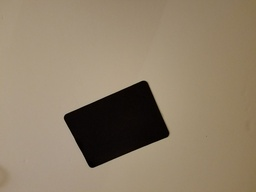
#> input picture Parallelogram Detection/image-set/Image_1.jpg, 256 x 192 px, shrunk from 1008 x 756 before the run
$ python ParallelogramDetection.py image-set/Image_1.jpg
#> lines starting #> are read from the running program, lines starting #| are printed output that depends on the picture; after the words box and inside, x2 and y2 are one past the last pixel; in counts of white or black regions, pixels touching at a corner belong together
#importing the libraries to be used
#PIL is the library used for the built-in functions to read, show an image
#numpy library is used for the matrix related basic operations
#math is used for gradient calculation
import sys
import math
from PIL import Image, ImageDraw
import numpy as np

#convert RGB image to Gray Level Image
#function returns the converted gray image object
def convertToGrayLevel(image_object):
    #width and height of image from the size function of PIL library
    width , height = image_object.size
    #Creating a new Image object for Gray Image. Here 'L' is the mode denoting the 8 bit pixel value
    grayLevelImage = Image.new("L",(width,height))
    #To convert the image to gray, parse all the pixels of the RGB image and apply the luminance formula to get the gray level pixel value
    for i in range(0,width):
        for j in range(0,height):
            R,G,B = image_object.getpixel((i,j))
            #getpixel fuction is used to get the value of corresponding (i,j) pixel value
            #luminance is calculated as R*0.30 + G*0.59 + B*0.11
            luminance = 0.30 * R + 0.59 * G + 0.11 * B
            #the corresponding pixel in the image would have the graylevel value as determined by luminance
            #putpixel fuction is used to put the value in corresponding (i,j) pixel value
            grayLevelImage.putpixel((i,j),int(luminance))
    #return the object of Gray Image for further processing
    return grayLevelImage


#smooth the image by applying mean filter of mask 3*3
#Take the input as object of gray image obtained above
#function returns smoothed image
def smoothImage(grayLevelImage):
    for i in range(1,grayLevelImage.size[0]-1) :
        for j in range(1,grayLevelImage.size[1]-1):
            #mean filter is the sum of all the 9 (3*3 mask) pixel values divide by 9
            mean_value = (grayLevelImage.getpixel((i-1,j-1))+grayLevelImage.getpixel((i-1,j))+grayLevelImage.getpixel((i-1,j+1))+grayLevelImage.getpixel((i,j-1))+grayLevelImage.getpixel((i,j))+grayLevelImage.getpixel((i,j+1))+grayLevelImage.getpixel((i+1,j-1))+grayLevelImage.getpixel((i+1,j))+grayLevelImage.getpixel((i+1,j+1)))/9
            grayLevelImage.putpixel((i,j),int(mean_value))
    return grayLevelImage


#finding the gradient magnitude and gradient angle at each pixel point by applying the sobel operator
#function returns the image after applying sobel operator, gradientAngles
def SobelOperator(smoothedImage):
    #Initialize all the values of 2-D graidientAngles array to 0
    gradientAngles = np.zeros(shape = (smoothedImage.size))
    #Creating the object for Sobel Image
    sobelMagnitudeImage = Image.new('L',(smoothedImage.size))
    #Initialize all the values of 2-D magnitude array to 0
    magnitude = np.zeros((smoothedImage.size[0], smoothedImage.size[1]),dtype = np.uint64)
    min_grad = 0
    max_grad = 0
    #Applying the sobel mask to the smooth image
    for i in range(1,smoothedImage.size[0]-1):
        for j in range(1,smoothedImage.size[1]-1):
            gradient_x = (-1)*smoothedImage.getpixel((i-1,j-1)) + (-2)*smoothedImage.getpixel((i,j-1)) + (-1)*smoothedImage.getpixel((i+1,j-1)) + smoothedImage.getpixel((i-1,j+1)) + (2)*smoothedImage.getpixel((i,j+1)) + smoothedImage.getpixel((i+1,j+1))
            gradient_y = smoothedImage.getpixel((i-1,j-1)) + (2)*smoothedImage.getpixel((i-1,j)) + smoothedImage.getpixel((i-1,j+1)) + (-1)*smoothedImage.getpixel((i+1,j-1)) + (-2)*smoothedImage.getpixel((i+1,j)) + (-1)*smoothedImage.getpixel((i+1,j+1))
            magnitude[i][j] = math.sqrt(gradient_x*gradient_x + gradient_y*gradient_y)
            min_grad = min(min_grad,magnitude[i][j])
            max_grad = max(max_grad,magnitude[i][j])
            if gradient_x == 0:
                gradientAngles[i,j] = 90
            else:
                gradientAngles[i,j] = math.degrees(math.atan(gradient_y/gradient_x))
    #normalizing the Gradient magnitude to obtain the Normalized Gradient Magnitude
    mag_norm=np.zeros((smoothedImage.size[0], smoothedImage.size[1]),dtype = np.uint64)
    for i in range(1,smoothedImage.size[0]):
        for j in range(1,smoothedImage.size[1]):
            mag_norm[i][j]=((magnitude[i][j]-min_grad)/(max_grad-min_grad))*255
            sobelMagnitudeImage.putpixel((i,j),int(mag_norm[i][j]))
    return sobelMagnitudeImage,gradientAngles


#Applying angle quantization method to thin the lines(non maxima suppression)
#taking the input as the gradientAngles obtained above in the sobel
#function returns the quantized angles
def quantizeAngles(gradientAngles):
    for i in range(0,gradientAngles.shape[0]):
        for j in range(0,gradientAngles.shape[1]):
            #defining the sector in which the pixel lies
            if -22.5 <= gradientAngles[i,j] < 22.5 :
                gradientAngles[i,j] = 0
            elif 22.5 <= gradientAngles[i,j] < 67.5 :
                gradientAngles[i,j] = 1
            elif 67.5 <= gradientAngles[i,j] <= 90 or -90 <= gradientAngles[i,j] <=-67.5:
                gradientAngles[i,j] = 2
            elif -67.5 < gradientAngles[i,j] < -22.5 :
                gradientAngles[i,j] = 3
    return gradientAngles


#perform non maxima suppression by using the quantized angles
#if the value of center pixel is greater than the pixel value along the gradient line than keep that value else assign that pixel to value 0
#function returns the image with thinned edges
def nonMaximaSuppression(sobelMagnitudeImage,quantizeAngles):
    for i in range(1,sobelMagnitudeImage.size[0]-1):
        for j in range(1,sobelMagnitudeImage.size[1]-1):
            if quantizeAngles[i,j] == 0:
                if sobelMagnitudeImage.getpixel((i,j)) < sobelMagnitudeImage.getpixel((i,j-1)) or sobelMagnitudeImage.getpixel((i,j)) < sobelMagnitudeImage.getpixel((i,j+1)):
                    sobelMagnitudeImage.putpixel((i,j),0)
            elif quantizeAngles[i,j] == 1 :
                if sobelMagnitudeImage.getpixel((i,j)) < sobelMagnitudeImage.getpixel((i-1,j+1)) or sobelMagnitudeImage.getpixel((i,j)) < sobelMagnitudeImage.getpixel((i+1,j-1)):
                    sobelMagnitudeImage.putpixel((i,j),0)
            elif quantizeAngles[i,j] == 2 :
                if sobelMagnitudeImage.getpixel((i,j)) < sobelMagnitudeImage.getpixel((i-1,j)) or sobelMagnitudeImage.getpixel((i,j)) < sobelMagnitudeImage.getpixel((i+1,j)):
                    sobelMagnitudeImage.putpixel((i,j),0)
            elif quantizeAngles[i,j] == 3 :
                if sobelMagnitudeImage.getpixel((i,j)) < sobelMagnitudeImage.getpixel((i-1,j-1)) or sobelMagnitudeImage.getpixel((i,j)) < sobelMagnitudeImage.getpixel((i+1,j+1)):
                    sobelMagnitudeImage.putpixel((i,j),0)
    return sobelMagnitudeImage


#Applying thresholding to convert the image to binary form
#Different threshold needs to be used for different image based on the desired output
#Threshold for, 'Test Image 1 = 115' ; 'Test Image 2 = 20'; 'Test Image 3 = 18'
#function returns the binary image
def binaryConversion(sobelMagnitudeImage):
    edgesAt = []
    #the input is sobelized image
    binaryImage = Image.new('L',(sobelMagnitudeImage.size))
    for i in range(0,sobelMagnitudeImage.size[0]):
        for j in range(0,sobelMagnitudeImage.size[1]):
            #for display purpose we can change the output and assign the foreground to be black (pixel value = 0) and background to be white (pixel value = 255)
            #below the foreground is considered to be white and background is considered to be black
            if sobelMagnitudeImage.getpixel((i,j)) <= 115:
                #identifying as background below threshold
                binaryImage.putpixel((i,j),0)
            else:
                binaryImage.putpixel((i,j),255)
                #identifying as foreground above threshold
                #the foreground pixels are saved in an array to be used for further processing
                edgesAt.append([i,j])
    return binaryImage, edgesAt


#rho ranges from -maximum distance to +maximumDistance with step size of 1. maximumDistance = sqrt(width*width + height*height)
#theta ranges from -90 to +90 and step size is 1
#function returns the accumulator array(parametric space) for hough transform
def formAccumulatorArray(edgesAt,binaryImage):
    maximumDistance = int(math.sqrt(binaryImage.size[0]**2 + binaryImage.size[1]**2))
    #thetas ranging from -90 to +90 and step size is 1
    thetas = [i for i in range(-90,91,1)]
    #Initializing accumulator with 0's
    accumulator = np.zeros((2*maximumDistance,len(thetas)),dtype = np.uint64)
    height = binaryImage.size[1]
    for x,y in edgesAt:
        #print("Edge points :",str(x),str(y))
        for theta in thetas:
            #converting degrees to radians
            radian = math.radians(theta)
            rho = int(x*math.cos(radian) + y*math.sin(radian))
            if -maximumDistance <= rho <= maximumDistance:
                accumulator[rho+maximumDistance,90+theta] +=1
    return accumulator,maximumDistance

#sorting the accumulator in reverse order
#taking the first 150 values from the accumulator array
#returning the indexes (rho, theta) based on the accumulator value chosen
def maxIndex(accumulator,theta):
    indexes = []
    reverseSorted = np.sort(np.ndarray.flatten(accumulator))[::-1]
    indexes =[]
    for i in range(0,len(reverseSorted[0:150])):
        val = reverseSorted[i]
        index=[(x,y) for x, row in enumerate(accumulator) for y, i in enumerate(row) if i == val]
        indexes.append(index)
    return indexes

#based on the above final_indexes, eliminating if not local maxima
#using 3*3 mask to identify the neighbouring pixels and suppress
#returns the final accumulator array with the suppressed values if not maxima
def changedAccumulator(accumulator,final_indexes):
    for k in range(0,len(final_indexes)):
        indexes = final_indexes[k]
        for l in range(0,len(indexes)):
            index = indexes[l]
            i = index[0]
            j = index[1]
            for x in range(i-1,i+1):
                for y in range(j-1,j+1):
                    if accumulator[i][j] > 0 and accumulator[i][j] > accumulator[x][y]:
                        accumulator[x][y] = 0
    return accumulator


#choosing the values greater than a particular threshold value
#returns the (rho,theta) value above a particular threshold
def getPeakValues(accumulator,maximumDistance):
    peakList = []
    thetas = [i for i in range(-90,91,1)]
    for i in range(0,accumulator.shape[0]):
        for j in range(0,accumulator.shape[1]):
            x = accumulator[i,j]
            if x > 100:
                peakList.append([i-maximumDistance,thetas[j]])
    return peakList

#eliminating the values which are near in rho's and thetas
#eliminating the redundant rho,theta
def removerepeatedLines(peakValues):
    redundantvalues = []
    for i in range(0,len(peakValues)-1):
        temp_i = peakValues[i]
        p_i = temp_i[0]
        t_i = temp_i[1]
        for j in range(i+1,len(peakValues)):
            temp_j = peakValues[j]
            p_j = temp_j[0]
            t_j = temp_j[1]
            if abs(p_i - p_j) < 15 and abs(t_i - t_j) < 4 :
                redundantvalues.append(peakValues[i])
    for i in range(0,len(redundantvalues)):
        if redundantvalues[i] in peakValues:
            peakValues.remove(redundantvalues[i])

    return peakValues


#it detects the edges of binary image
#whichever is satisfying the (rho, theta) equation take that and plot the line segments on the original colour image
def drawLineSegment(peakValues,binaryImage, image_object_for_line_segment_superimpose):
    pixelsAt = []
    for k in range(0,len(peakValues)):
        for i in range(0,binaryImage.size[0]):
            for j in range(0,binaryImage.size[1]):
                temp = peakValues[k]
                p = temp[0]
                t = math.radians(temp[1])
                if p == int(i*(math.cos(t)) + (j)*(math.sin(t))):
                    image_object_for_line_segment_superimpose.putpixel((i,j),(255,0,0))
                    pixelsAt.append([i,j])
    return image_object_for_line_segment_superimpose,pixelsAt


#it finds the coordinates of the intersecting points. These are not the coordinates of the parallelogram
#this function returns all the coordinates where the lines are intersecting
def findCoordinates(pixelsAt,peakValues):
    coordinate_points = []
    coordiantesAt =[]
    for i in range(0,len(pixelsAt)):
        pixel = pixelsAt[i]
        for k in range(0,len(peakValues)-1):
            temp_k = peakValues[k]
            p_k = temp_k[0]
            t_k = math.radians(temp_k[1])
            for l in range(k+1,len(peakValues)):
                temp_l = peakValues[l]
                p_l = temp_l[0]
                t_l = math.radians(temp_l[1])
                if p_k == int(pixel[0]*math.cos(t_k) + pixel[1]*math.sin(t_k)) and p_l == int(pixel[0]*math.cos(t_l) + pixel[1]*math.sin(t_l)):
                    coordinate_points.append(pixelsAt[i])
    for i in range(0,len(coordinate_points)):
        if coordinate_points[i] not in coordiantesAt:
            coordiantesAt.append(coordinate_points[i])
    return coordiantesAt


#finds the parallel lines having the same theta value
#approximation is taken with theta in some range consider that to be equal
#returns the rho,theta value in pair
def findParallel(peakValues):
    parallelLines = []
    for i in range(0,len(peakValues)-1):
        temp_i = peakValues[i]
        for j in range(i+1,len(peakValues)):
            temp_j = peakValues[j]
            if abs(temp_i[1] - temp_j[1]) < 7:
                parallelLines.append([peakValues[i],peakValues[j]])
    return parallelLines


#combine the theta having similar(nearly equal) values
#this is used in the parallelogram formation
#later, used to compare the theta values
def combineParallelLines(parallelLines):
    parallelTheta = []
    for i in range(len(parallelLines)):
        parallelTheta.append([])
        for j in range(len(parallelLines[i])):
            parallelTheta[i].append(parallelLines[i][j][1])
    return parallelTheta


#the coordinates found in above defination will return all intersecting lines coordinates
#using that find only those values which lie on parallel line
def pointsCorrespondingToParallel(parallelLines, coordinates):
    parallelCoordinateSet = {}
    for subList in parallelLines:
        for lines in subList:
            temp_theta = math.radians(lines[1])
            parallelCoordinateSet[lines[1]] = []
            for points in coordinates:
                #print int(points[0]*math.cos(temp_theta) + points[1]*math.sin(temp_theta))
                if (lines[0] == int(points[0]*math.cos(temp_theta) + points[1]*math.sin(temp_theta))):
                    parallelCoordinateSet[lines[1]].append([points[0], points[1]])
    return parallelCoordinateSet


def finalCoordinates(pointsCorrespondingToParallel, sameTheta):
    coordinates = []
    for theta in pointsCorrespondingToParallel:
        for i in range(len(pointsCorrespondingToParallel[theta])):
            first_coordinate = pointsCorrespondingToParallel[theta][i]
            x1 = first_coordinate[0]
            y1 = first_coordinate[1]
            for j in range(len(sameTheta)):
                if theta in sameTheta[j]:
                    for other_thetas in sameTheta[j]:
                        if other_thetas!= theta:
                            for k in range(len(pointsCorrespondingToParallel[other_thetas])):
                                second_coordinate = pointsCorrespondingToParallel[other_thetas][k]
                                x2 = second_coordinate[0]
                                y2 = second_coordinate[1]
                                angle = int(math.degrees(math.atan2((y2-y1),(x2-x1))))
                                if angle<0:
                                    angle = angle + 90
                                else:
                                    angle = angle - 90
                                if angle in pointsCorrespondingToParallel:
                                    coordinates.append([first_coordinate,second_coordinate])
    return coordinates

def drawParallelogram(coordinates, image_object_for_parallelogram_superimpose):
    draw = ImageDraw.Draw(image_object_for_parallelogram_superimpose)
    for segmentCoordinate in coordinates:
        draw.line((segmentCoordinate[0][0],segmentCoordinate[0][1],segmentCoordinate[1][0],segmentCoordinate[1][1]), fill = 128, width = 1)
    #image_object_for_parallelogram_superimpose.save("---PATH TO SAVE THE FILE---", "JPEG")
    image_object_for_parallelogram_superimpose.show()


if __name__ == "__main__":
    image_object = Image.open(sys.argv[1])
#> image_object is the input picture: PIL image 256x192 RGB; mean R, G, B 143.7, 128, 105.6
    image_object_for_line_segment_superimpose = Image.open(sys.argv[1])
    image_object_for_parallelogram_superimpose = Image.open(sys.argv[1])
    grayLevelImage = convertToGrayLevel(image_object)
#> after the loop in convertToGrayLevel, `for i in range(0,width):`:
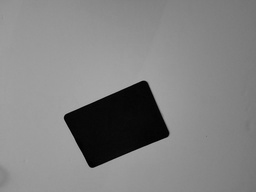
#> grayLevelImage: PIL image 256x192 L; min 0, max 175, mean 129.9
    smoothedImage = smoothImage(grayLevelImage)
    sobelMagnitudeImage,gradientAngles = SobelOperator(smoothedImage)
#> after the loop in SobelOperator, `for i in range(1,smoothedImage.size[0]-1):`:
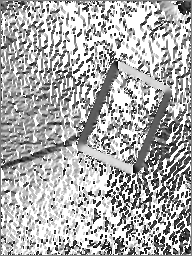
#> gradientAngles: shape (256, 192) float64; min -87.51, max 90, mean 33.1; drawn with min black and max white
#> after the loop in SobelOperator, `for i in range(1,smoothedImage.size[0]-1):`:
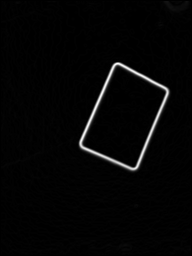
#> magnitude: shape (256, 192) uint64; min 0, max 433, mean 9.6; drawn with min black and max white
    #sobelMagnitudeImage.show()
    #sobelMagnitudeImage.save("---PATH TO SAVE THE FILE---", "JPEG")
    quantizedGradientAngles = quantizeAngles(gradientAngles)
#> after the loop in quantizeAngles, `for i in range(0,gradientAngles.shape[0]):`:
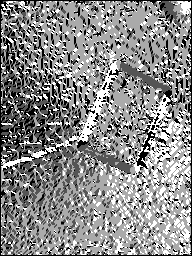
#> gradientAngles: shape (256, 192) float64; min 0, max 3, mean 1.63; drawn with min black and max white
    nonMaximasuppressedImage = nonMaximaSuppression(sobelMagnitudeImage,quantizedGradientAngles)
    binaryImage, edgesAt = binaryConversion(nonMaximasuppressedImage)
#> after the loop in binaryConversion, `for i in range(0,sobelMagnitudeImage.size[0]):`:
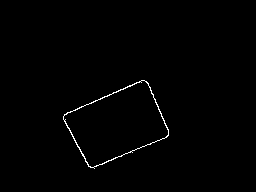
#> binaryImage: PIL image 256x192 L; 0.73% white in thin lines or dots, all inside (x1, y1, x2, y2) = (63, 80, 169, 169)
#> after the loop in binaryConversion, `for i in range(0,sobelMagnitudeImage.size[0]):`: edgesAt = 359 pairs, first value 63 to 168, second value 80 to 168
    #binaryImage.show()
    #binaryImage.save(""---PATH TO SAVE THE FILE---", "JPEG")
    accumulator,maximumDistance = formAccumulatorArray(edgesAt,binaryImage)
#> the loop in formAccumulatorArray, `for x,y in edgesAt: #print("Edge points :",str(x),str(y))` made 359 passes
#> (x, y) on passes 1 to 3: (63, 116), (63, 117), (63, 118)
#> after the loop in formAccumulatorArray, `for x,y in edgesAt:`:
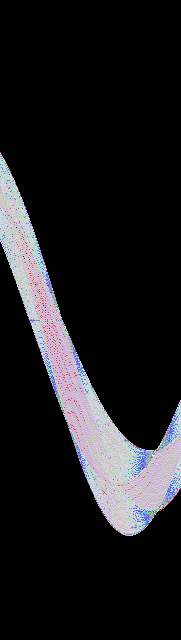
#> accumulator: shape (640, 181) uint64; 49 distinct labels, from 0 to 79; one colour per label, 0 black
#> maximumDistance = 320
    thetas = [i for i in range(-90,91,1)]
    final_indexes=maxIndex(accumulator,thetas)
#> the loop in maxIndex, `for i in range(0,len(reverseSorted[0:150])):` made 150 passes
#> (val, index) on passes 1 to 8: (79, [(450, 156)]), (76, [(320, 62), (449, 157)]), (76, [(320, 62), (449, 157)]), (59, [(510, 157)]), (54, [(451, 155), (509, 158)]), (54, [(451, 155), (509, 158)]), (53, [(423, 67)]), (52, [(318, 61)])
#> after the loop in maxIndex, `for i in range(0,len(reverseSorted[0:150])):`: indexes = 150 items
#> final_indexes = 150 items
    accumulator = changedAccumulator(accumulator,final_indexes)
#> the loop in changedAccumulator, `for k in range(0,len(final_indexes)):` made 150 passes
#> indexes on passes 1 to 8: [(450, 156)], [(320, 62), (449, 157)], [(320, 62), (449, 157)], [(510, 157)], [(451, 155), (509, 158)], [(451, 155), (509, 158)], [(423, 67)], [(318, 61)]
#> after the loop in changedAccumulator, `for k in range(0,len(final_indexes)):`:
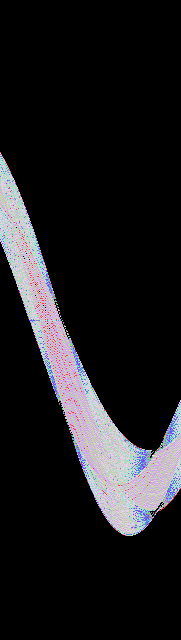
#> accumulator: shape (640, 181) uint64; 47 distinct labels, from 0 to 79; one colour per label, 0 black
    peakValues = getPeakValues(accumulator,maximumDistance)
#> after the loop in getPeakValues, `for i in range(0,accumulator.shape[0]):`: peakList = []
#> peakValues = []
    removeTheseValues = peakValues
#> removeTheseValues = []
    peakValues = removerepeatedLines(removeTheseValues)
    drawLineSegmentImage,pixelsAt = drawLineSegment(peakValues,binaryImage, image_object_for_line_segment_superimpose)
#> pixelsAt = []
    #drawLineSegmentImage.show()
    coordinates = findCoordinates(pixelsAt,peakValues)
#> coordinates = []
    parallelLines = findParallel(peakValues)
#> parallelLines = []
    sameTheta = combineParallelLines(parallelLines)
#> sameTheta = []
    pointsCorrespondingToParallel = pointsCorrespondingToParallel(parallelLines, coordinates)
#> after the loop in pointsCorrespondingToParallel, `for subList in parallelLines:`: parallelCoordinateSet = 0 items
#> pointsCorrespondingToParallel = 0 items
    coordinates = finalCoordinates(pointsCorrespondingToParallel, sameTheta)
#> after the loop in finalCoordinates, `for theta in pointsCorrespondingToParallel:`: coordinates = []
    #print coordinates
    drawParallelogram(coordinates, image_object_for_parallelogram_superimpose)

$ run again, on Parallelogram Detection/image-set/Image_3.jpg
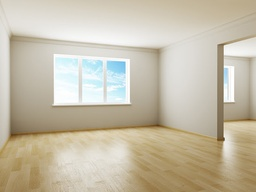
#> input picture Parallelogram Detection/image-set/Image_3.jpg, 256 x 192 px, shrunk from 550 x 413 before the run
#> image_object is the input picture: PIL image 256x192 RGB; mean R, G, B 197.5, 189.1, 169.2
#> after the loop in binaryConversion, `for i in range(0,sobelMagnitudeImage.size[0]):`:
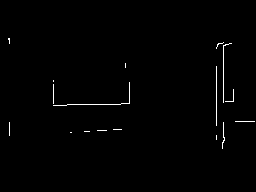
#> binaryImage: PIL image 256x192 L; 0.79% white in thin lines or dots, all inside (x1, y1, x2, y2) = (8, 38, 255, 149)
#> after the loop in binaryConversion, `for i in range(0,sobelMagnitudeImage.size[0]):`: edgesAt = 389 pairs, first value 8 to 254, second value 38 to 148
#> the loop in formAccumulatorArray, `for x,y in edgesAt: #print("Edge points :",str(x),str(y))` made 389 passes
#> (x, y) on passes 1 to 3: (8, 38), (8, 39), (9, 38)
#> `accumulator,maximumDistance = formAccumulatorArray(edgesAt,binaryImage)`: maximumDistance = 320
#> the loop in maxIndex, `for i in range(0,len(reverseSorted[0:150])):` made 150 passes
#> val on passes 28 to 35: 23, 23, 23, 23, 23, 23, 23, 22
#> after the loop in maxIndex, `for i in range(0,len(reverseSorted[0:150])):`: indexes = 150 items
#> the loop in changedAccumulator, `for k in range(0,len(final_indexes)):` made 150 passes
#> indexes on passes 1 to 8: [(543, 90)], [(425, 179)], [(536, 90)], [(424, 180)], [(537, 91)], [(541, 89)], [(216, 0), (544, 91)], [(216, 0), (544, 91)]
#> after the loop in changedAccumulator, `for k in range(0,len(final_indexes)):`:
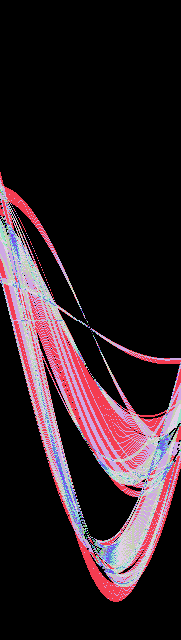
#> accumulator: shape (640, 181) uint64; 41 distinct labels, from 0 to 78; one colour per label, 0 black
#> after the loop in getPeakValues, `for i in range(0,accumulator.shape[0]):`: peakList = []
#> after the loop in pointsCorrespondingToParallel, `for subList in parallelLines:`: parallelCoordinateSet = 0 items
#> after the loop in finalCoordinates, `for theta in pointsCorrespondingToParallel:`: coordinates = []
